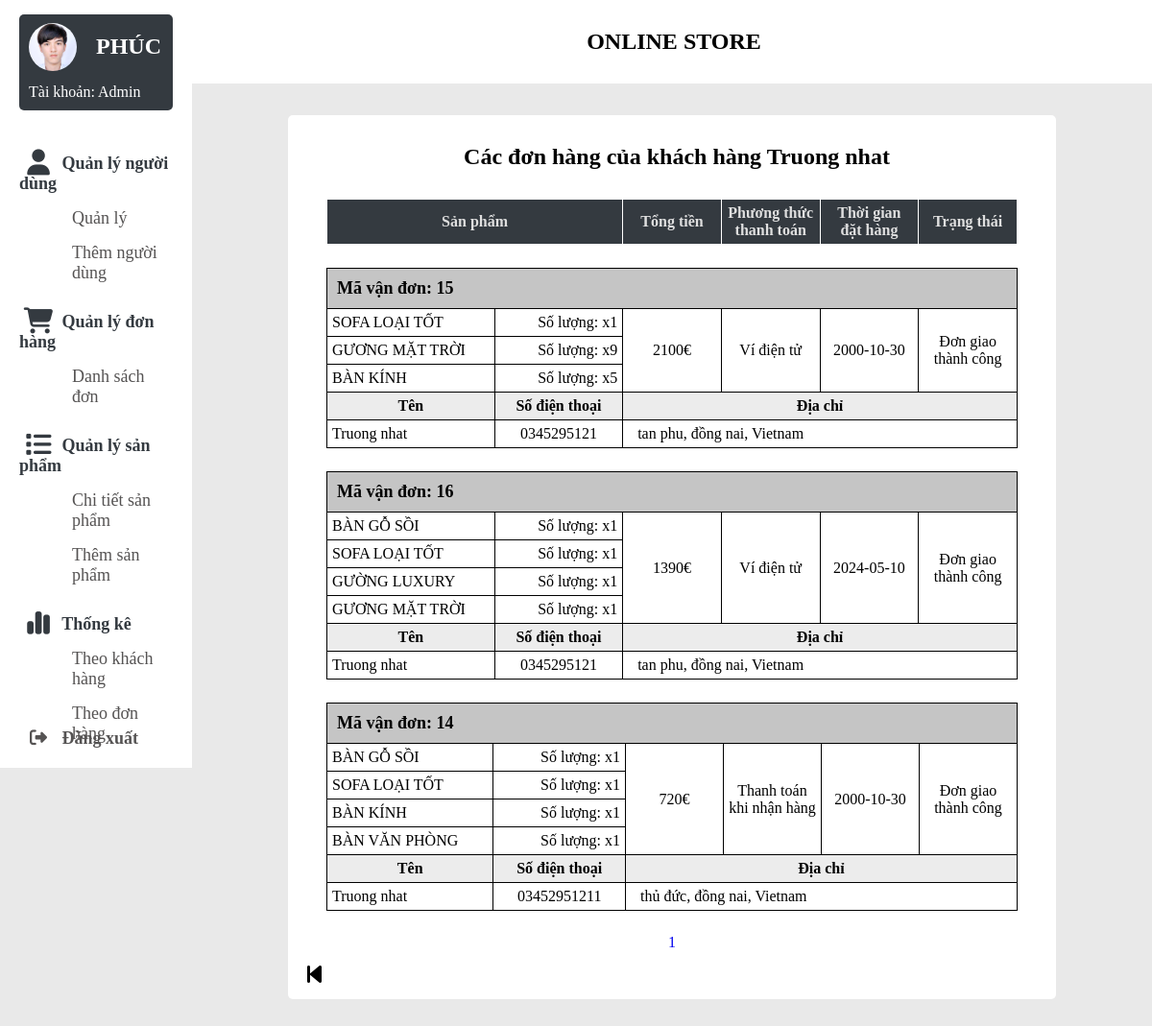
/admin/donhang_user-admin.php?name=Truong nhat, run on the app's committed database.
### tables this page shows
CREATE TABLE `cart_detail` (
  `id` int(11) NOT NULL,
  `username` varchar(500) NOT NULL,
  `hoten` varchar(50) NOT NULL,
  `diachi` varchar(1000) NOT NULL,
  `sdt` varchar(50) NOT NULL,
  `payment` varchar(50) NOT NULL,
  `tensp` varchar(500) NOT NULL,
  `soluong` varchar(500) NOT NULL,
  `gia` varchar(500) NOT NULL,
  `tong` varchar(50) NOT NULL,
  `tongtien` varchar(50) NOT NULL,
  `xuly` varchar(50) NOT NULL,
  `time_shipping` date NOT NULL,
  `time_order` date NOT NULL
);

### admin/donhang_user-admin.php (the view, shortened to what this page needs)
<?php
global $conn;
$username_admin = $_GET['admin'];
$hoten = $_GET['name'];
$sql = "SELECT * from cart_detail where hoten = '$hoten' order by CAST(tongtien AS DECIMAL(10,2))  desc";
$result = $conn->query($sql);
?>
<span style="font-family: verdana, geneva, sans-serif;">
<!DOCTYPE html>
<html lang="en">
<head>
    <link rel="stylesheet" href="style/style_admin.css" />
    <link rel="stylesheet" href="style/style_cartadmin.css"/>
    <link rel="stylesheet" href="https://cdnjs.cloudflare.com/ajax/libs/font-awesome/6.5.0/css/all.min.css" />
</head>
<body>
    <div class="container">
    <?php include 'navbar.php'; ?>
    <div class="top-banner">
        <p>online store</p>
    </div>
    <section class="main">
        <div class="main-top"></div>
        <div class="background-section">
        <div class="main-body">
            <h1>Các đơn hàng của khách hàng <?php echo $hoten?></h1>
        </div>
        <table class="table-main">
            <tr class="tr-main">
                <th class="sanpham" colspan="2">Sản phẩm</th>
                <th class="doanhthu">Tổng tiền</th>
                <th class="vanchuyen">Phương thức thanh toán</th>
                <th class="thoigian">Thời gian đặt hàng</th>
                <th class="trangthai">Trạng thái</th>
            </tr>
        </table>
        <?php
        $records_per_page = 5;
        $sql_count = "SELECT COUNT(*) AS total_records FROM cart_detail";
        $result_count = $conn->query($sql_count);
        $row_count = $result_count->fetch_assoc();
        $total_records = $row_count['total_records'];
        $total_pages = ceil($total_records / $records_per_page);
        $pagination = "<div class='pagination'>";
        for ($i = 1; $i <= $total_pages; $i++) {
            $pagination .= "<a href='?admin=$username_admin&name=$hoten&page=$i'>$i</a>";
        }
        $pagination .= "</div>";
        while ($row = $result->fetch_assoc()) {
            $tensp_array = explode('/', $row['tensp']);
            $soluong_array = explode('/', $row['soluong']);
            $count_slash = count($tensp_array);
            ?>
            <table class="table-data">
                <tr class="tr-data">
                    <th class="mavandon" colspan="8">
                        Mã vận đơn: <?php echo $row['id']?>
                    </th>
                </tr>
                <?php foreach ($tensp_array as $key => $product) { ?>
                    <tr>
                    <td class="sanpham">
                        <?php echo $product?>
                    </td>
                    <td class="soluong">Số lượng: x<?php echo $soluong_array[$key]?></td>
                    <?php if ($key === 0)
                    {
                        ?>
                        <td class="doanhthu" rowspan="<?php echo $count_slash?>">
                            <?php echo $row['tongtien'].'€'?>
                        </td>
                        <td class="vanchuyen" rowspan="<?php echo $count_slash?>">
                            <?php echo $row['payment']?>
                        </td>
                        <td class="date" rowspan="<?php echo $count_slash?>"><?php echo $row['time_shipping']?></td>
                        <td class="trangthai" rowspan="<?php echo $count_slash?>">
                            <?php
                            if ($row['xuly']==1){
                                echo 'Đơn chưa xác nhận';
                            }
                            else if ($row['xuly']==2){
                                echo 'Đơn đã xác nhận';
                            }
                            else if ($row['xuly']==3){
                                echo 'Đơn giao thành công';
                            }
                            else if ($row['xuly']==4){
                                echo 'Hủy đơn';
                            }
                            ?>
                        </td>
                        <?php
                    }
                    ?>
                </tr>
                <?php } ?>
                <tr>
                    <th class="name">Tên</th>
                    <th class="sdt">Số điện thoại</th>
                    <th colspan="6" class="address">Địa chỉ</th>
                </tr>
                <tr>
                    <td class="name">
                        <?php echo $row['hoten']?>
                    </td >
                    <td class="sdt">
                        <?php echo $row['sdt']?>
                    </td>
                    <td colspan="6" class="address">
                        <?php echo $row['diachi']?>
                    </td>
                </tr>
            </table>
            <?php
        }
        echo $pagination;
        ?>
            <div class="button-back" title="Quay về trang trước">
                <a href="user_statistic-admin.php?admin=<?php echo $username_admin?>">
                    <i class="fa-solid fa-backward-step fa-xl" style="color: black;"></i>
                </a>
            </div>
        </div>
    </section>
</div>
</body>
</html>

### admin/style/style_admin.css (style rules this page uses)
* { margin: 0; padding: 0; outline: none; border: none; text-decoration: none; list-style: none; box-sizing: border-box; font-family: 'Times New Roman', Times, serif; }
body { background: rgb(233, 233, 233); overflow-y: scroll; }
.container { display:flex; }
img, h1 { margin-left: 10px; }
.top-banner { top: 0; left: 0; position: fixed; width: 85% ; padding: 30px; z-index: 6666; background-color: #fff; margin-left: 16% ; }
p { text-align: center ; font-weight: bold; font-size: 24px; text-transform: uppercase; }
.main { width: 100% ; text-align: center; }
.main-top { padding: 50px; }
.main-body { padding: 10px 10px 10px 20px; }
h1 { margin: 20px 10px; }
.background-section { background-color: white; margin-top: 2%; margin-bottom: 4% ; margin-left: 100px; margin-right: 100px; border-radius: 5px; }
.button-back { display: block; margin-top: 3%; text-align: left; margin-left: 20px; }

### admin/style/style_cartadmin.css (style rules this page uses)
table { margin-left: 5%; width: 90%; margin-bottom: 3%; }
th, td, table { border: solid 1px black; border-collapse: collapse; }
th:not(.mavandon):not(th.name):not(th.address):not(th.sdt) { background-color: #343a40; color: #dfdfdf; border: solid 1px white; }
th,td { padding-top: 20px; padding-bottom: 30px; padding: 5px; }
.mavandon { background-color: #c5c5c5; text-align: left; font-size: 18px; padding:10px }
th.sanpham { width: 30%; }
td.soluong { text-align: right; width: 13%; }
td.sanpham { width: 17%; }
.doanhthu { width: 10%; text-align: center; }
.trangthai { width: 10%; text-align: center; }
.vanchuyen { width: 10%; }
td.vanchuyen { text-align: center; }
.thoigian { width: 10%; }
.date { width: 10%; text-align: center; }
.background-section { padding-bottom: 2.5%; }
th.name, th.address, th.sdt { background-color: rgb(236, 236, 236); }
td.sdt { text-align: center; }
td.address { padding-left: 15px; }

### data on the page
cart_detail: id "15", tensp "SOFA LOẠI TỐT", soluong "1", tongtien "2100", payment "Ví điện tử", time_shipping "2000-10-30", xuly "Đơn giao thành công", tensp "GƯƠNG MẶT TRỜI", soluong "9", tensp "BÀN KÍNH", soluong "5", hoten "Truong nhat", sdt "0345295121", diachi "tan phu, đồng nai, Vietnam"
cart_detail: id "16", tensp "BÀN GỖ SỒI", soluong "1", tongtien "1390", payment "Ví điện tử", time_shipping "2024-05-10", xuly "Đơn giao thành công", tensp "SOFA LOẠI TỐT", tensp "GƯỜNG LUXURY", tensp "GƯƠNG MẶT TRỜI", hoten "Truong nhat", sdt "0345295121", diachi "tan phu, đồng nai, Vietnam"
cart_detail: id "14", tensp "BÀN GỖ SỒI", soluong "1", tongtien "720", payment "Thanh toán khi nhận hàng", time_shipping "2000-10-30", xuly "Đơn giao thành công", tensp "SOFA LOẠI TỐT", tensp "BÀN KÍNH", tensp "BÀN VĂN PHÒNG", hoten "Truong nhat", sdt "03452951211", diachi "thủ đức, đồng nai, Vietnam"

### other printed values
$hoten "Truong nhat"
